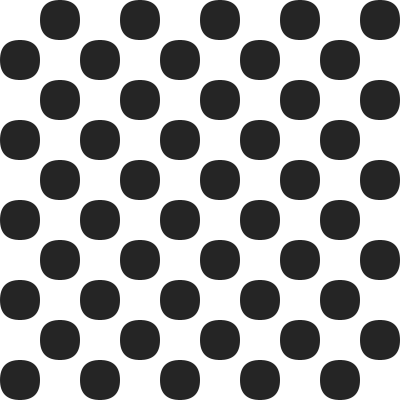
Frame 1 (no input)
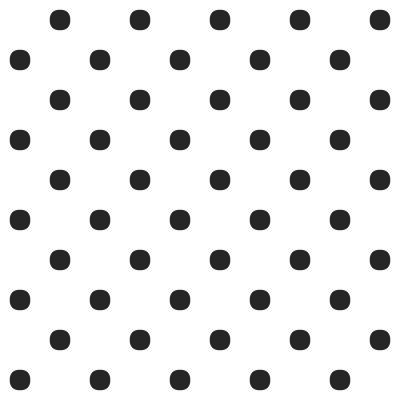
Frame 60 (the mouse pressed at the canvas centre just before this capture)
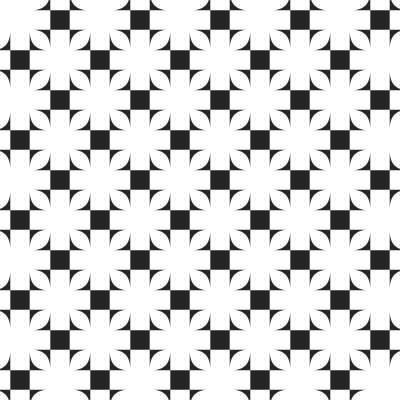
Frame 120 (the mouse held since frame 60 and released just before this capture)

The Processing sketch that drew these frames (run headless with seeded random() and noise(); from frame 60 on, the mouse is pressed at the canvas centre):

// Processing sketch: codeADay38
// ── codeADay38.pde

int start = 0;
boolean light = true;
int size = 40;

void setup() {
  size(400, 400);
  smooth(3);
  rectMode(CENTER);
  noStroke();
}

void draw() {
  //if (start%720 == 0) {
  //  light = !light;
  //}
  
  //if (light) {
  //  background(255);
  //} else {
  //  background(37);
  //}
  
  background(255);
  
  int firstPass = size + size/2;
  int secondPass = size/2;
  int thirdPass = size/2;
  int fourthPass = size + size/2;
  
  if (!light) {
    firstPass = size + size/2;
    secondPass = size + size/2;
    thirdPass = size/2;
    fourthPass = size/2;
  }
    for (int i = firstPass; i < width; i+=(size*2)) {
       for (int j = secondPass; j < height; j+=(size*2)) {
         pushMatrix();
         translate(i, j);
         if (light) {
           fill(37);
         } else {
           fill(255);
         }
         rect(0, 0, cos(radians(360-start))*size, cos(radians(360-start))*size, cos(radians(start))*size);
         popMatrix();
       }
     }
    
    for (int i = thirdPass; i <= width; i+=(size*2)) {
       for (int j = fourthPass; j < height; j+=(size*2)) {
         pushMatrix();
         translate(i, j);
         if (light) {
           fill(37);
         } else {
           fill(255);
         }
         rect(0, 0, cos(radians(360-start))*size, cos(radians(360-start))*size, cos(radians(start))*size);
         popMatrix();
       }
    }
  start+=1;
}
